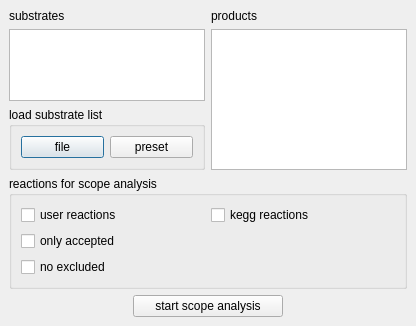
<ui version="4.0" >
 <class>ScopeCheckClass</class>
 <widget class="QDialog" name="ScopeCheckClass" >
  <property name="geometry" >
   <rect>
    <x>0</x>
    <y>0</y>
    <width>416</width>
    <height>326</height>
   </rect>
  </property>
  <property name="windowTitle" >
   <string>ScopeCheck</string>
  </property>
  <layout class="QGridLayout" >
   <property name="margin" >
    <number>9</number>
   </property>
   <property name="spacing" >
    <number>6</number>
   </property>
   <item row="0" column="0" >
    <layout class="QVBoxLayout" >
     <property name="margin" >
      <number>0</number>
     </property>
     <property name="spacing" >
      <number>6</number>
     </property>
     <item>
      <widget class="QLabel" name="label" >
       <property name="text" >
        <string>substrates</string>
       </property>
      </widget>
     </item>
     <item>
      <widget class="QTextBrowser" name="textBrowser" />
     </item>
    </layout>
   </item>
   <item rowspan="2" row="0" column="1" >
    <layout class="QVBoxLayout" >
     <property name="margin" >
      <number>0</number>
     </property>
     <property name="spacing" >
      <number>6</number>
     </property>
     <item>
      <widget class="QLabel" name="label_2" >
       <property name="text" >
        <string>products</string>
       </property>
      </widget>
     </item>
     <item>
      <widget class="QTextBrowser" name="textBrowser_2" />
     </item>
    </layout>
   </item>
   <item row="1" column="0" >
    <layout class="QVBoxLayout" >
     <property name="margin" >
      <number>0</number>
     </property>
     <property name="spacing" >
      <number>6</number>
     </property>
     <item>
      <widget class="QGroupBox" name="groupBox_2" >
       <property name="title" >
        <string>load substrate list</string>
       </property>
       <layout class="QHBoxLayout" >
        <property name="margin" >
         <number>9</number>
        </property>
        <property name="spacing" >
         <number>6</number>
        </property>
        <item>
         <widget class="QPushButton" name="pushButton_2" >
          <property name="text" >
           <string>file</string>
          </property>
         </widget>
        </item>
        <item>
         <widget class="QPushButton" name="pushButton_3" >
          <property name="text" >
           <string>preset</string>
          </property>
         </widget>
        </item>
       </layout>
      </widget>
     </item>
    </layout>
   </item>
   <item row="2" column="0" colspan="2" >
    <layout class="QVBoxLayout" >
     <property name="margin" >
      <number>0</number>
     </property>
     <property name="spacing" >
      <number>6</number>
     </property>
     <item>
      <widget class="QGroupBox" name="groupBox" >
       <property name="title" >
        <string>reactions for scope analysis</string>
       </property>
       <layout class="QVBoxLayout" >
        <property name="margin" >
         <number>9</number>
        </property>
        <property name="spacing" >
         <number>6</number>
        </property>
        <item>
         <layout class="QGridLayout" >
          <property name="margin" >
           <number>0</number>
          </property>
          <property name="spacing" >
           <number>6</number>
          </property>
          <item row="0" column="0" >
           <widget class="QCheckBox" name="checkBox" >
            <property name="text" >
             <string>user reactions</string>
            </property>
           </widget>
          </item>
          <item row="0" column="1" >
           <widget class="QCheckBox" name="checkBox_2" >
            <property name="text" >
             <string>kegg reactions</string>
            </property>
           </widget>
          </item>
          <item row="1" column="0" >
           <widget class="QCheckBox" name="checkBox_3" >
            <property name="text" >
             <string>only accepted</string>
            </property>
           </widget>
          </item>
          <item row="2" column="0" >
           <widget class="QCheckBox" name="checkBox_4" >
            <property name="text" >
             <string>no excluded</string>
            </property>
           </widget>
          </item>
         </layout>
        </item>
       </layout>
      </widget>
     </item>
    </layout>
   </item>
   <item row="3" column="0" colspan="2" >
    <layout class="QGridLayout" >
     <property name="margin" >
      <number>0</number>
     </property>
     <property name="spacing" >
      <number>6</number>
     </property>
     <item row="0" column="0" >
      <widget class="QPushButton" name="pushButton" >
       <property name="maximumSize" >
        <size>
         <width>150</width>
         <height>50</height>
        </size>
       </property>
       <property name="text" >
        <string>start scope analysis</string>
       </property>
      </widget>
     </item>
    </layout>
   </item>
  </layout>
 </widget>
 <layoutdefault spacing="6" margin="11" />
 <resources/>
 <connections/>
</ui>
